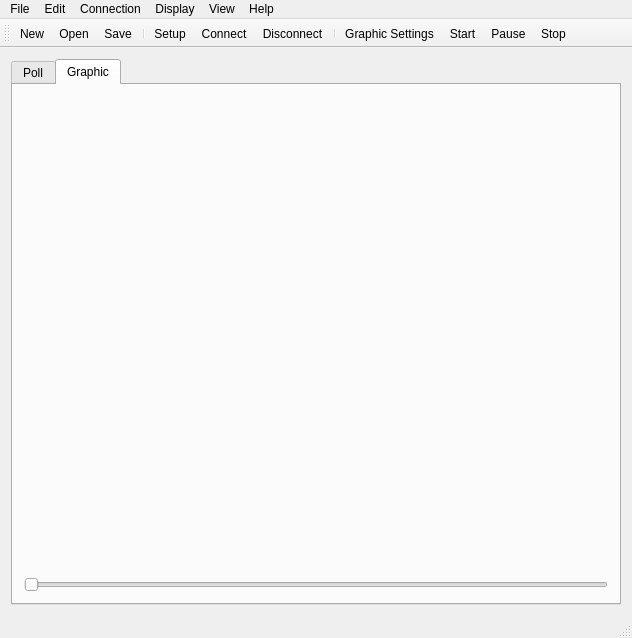
<?xml version="1.0" encoding="UTF-8"?>
<ui version="4.0">
 <class>MainWindow</class>
 <widget class="QMainWindow" name="MainWindow">
  <property name="geometry">
   <rect>
    <x>0</x>
    <y>0</y>
    <width>632</width>
    <height>638</height>
   </rect>
  </property>
  <property name="minimumSize">
   <size>
    <width>632</width>
    <height>638</height>
   </size>
  </property>
  <property name="windowTitle">
   <string>MainWindow</string>
  </property>
  <widget class="QWidget" name="centralWidget">
   <layout class="QGridLayout" name="gridLayout_5">
    <item row="0" column="0">
     <widget class="QTabWidget" name="tabWidget">
      <property name="sizePolicy">
       <sizepolicy hsizetype="Preferred" vsizetype="Preferred">
        <horstretch>0</horstretch>
        <verstretch>0</verstretch>
       </sizepolicy>
      </property>
      <property name="currentIndex">
       <number>1</number>
      </property>
      <widget class="QWidget" name="tab">
       <attribute name="title">
        <string>Poll</string>
       </attribute>
       <layout class="QGridLayout" name="gridLayout_3">
        <item row="0" column="0">
         <layout class="QGridLayout" name="gridLayout_4">
          <item row="0" column="0">
           <widget class="QGroupBox" name="groupBox">
            <property name="minimumSize">
             <size>
              <width>511</width>
              <height>131</height>
             </size>
            </property>
            <property name="maximumSize">
             <size>
              <width>511</width>
              <height>131</height>
             </size>
            </property>
            <property name="title">
             <string>Polling Settings</string>
            </property>
            <widget class="QLineEdit" name="Add_lineEdit">
             <property name="geometry">
              <rect>
               <x>80</x>
               <y>40</y>
               <width>61</width>
               <height>20</height>
              </rect>
             </property>
            </widget>
            <widget class="QLabel" name="label">
             <property name="geometry">
              <rect>
               <x>10</x>
               <y>20</y>
               <width>21</width>
               <height>16</height>
              </rect>
             </property>
             <property name="text">
              <string>ID</string>
             </property>
            </widget>
            <widget class="QPushButton" name="pushButton">
             <property name="geometry">
              <rect>
               <x>290</x>
               <y>100</y>
               <width>101</width>
               <height>23</height>
              </rect>
             </property>
             <property name="text">
              <string>Start Polling</string>
             </property>
            </widget>
            <widget class="QComboBox" name="DataTypecomboBox">
             <property name="geometry">
              <rect>
               <x>220</x>
               <y>40</y>
               <width>91</width>
               <height>22</height>
              </rect>
             </property>
            </widget>
            <widget class="QLabel" name="label_2">
             <property name="geometry">
              <rect>
               <x>80</x>
               <y>20</y>
               <width>51</width>
               <height>16</height>
              </rect>
             </property>
             <property name="text">
              <string>Address</string>
             </property>
            </widget>
            <widget class="QLineEdit" name="PollTimelineEdit">
             <property name="geometry">
              <rect>
               <x>320</x>
               <y>40</y>
               <width>61</width>
               <height>20</height>
              </rect>
             </property>
             <property name="inputMethodHints">
              <set>Qt::ImhNone</set>
             </property>
            </widget>
            <widget class="QLineEdit" name="Qua_lineEdit">
             <property name="geometry">
              <rect>
               <x>150</x>
               <y>40</y>
               <width>61</width>
               <height>20</height>
              </rect>
             </property>
            </widget>
            <widget class="QLabel" name="label_4">
             <property name="geometry">
              <rect>
               <x>220</x>
               <y>20</y>
               <width>51</width>
               <height>16</height>
              </rect>
             </property>
             <property name="text">
              <string>Data Type</string>
             </property>
            </widget>
            <widget class="QLineEdit" name="ID_lineEdit">
             <property name="geometry">
              <rect>
               <x>10</x>
               <y>40</y>
               <width>61</width>
               <height>20</height>
              </rect>
             </property>
            </widget>
            <widget class="QLineEdit" name="res_lineEdit">
             <property name="geometry">
              <rect>
               <x>10</x>
               <y>100</y>
               <width>281</width>
               <height>20</height>
              </rect>
             </property>
            </widget>
            <widget class="QLabel" name="label_3">
             <property name="geometry">
              <rect>
               <x>150</x>
               <y>20</y>
               <width>51</width>
               <height>16</height>
              </rect>
             </property>
             <property name="text">
              <string>Quantity</string>
             </property>
            </widget>
            <widget class="QPushButton" name="pushButton_2">
             <property name="geometry">
              <rect>
               <x>400</x>
               <y>100</y>
               <width>101</width>
               <height>23</height>
              </rect>
             </property>
             <property name="text">
              <string>Read Package</string>
             </property>
            </widget>
            <widget class="QComboBox" name="comboBox">
             <property name="geometry">
              <rect>
               <x>10</x>
               <y>70</y>
               <width>171</width>
               <height>22</height>
              </rect>
             </property>
            </widget>
            <widget class="QLabel" name="label_5">
             <property name="geometry">
              <rect>
               <x>320</x>
               <y>20</y>
               <width>41</width>
               <height>16</height>
              </rect>
             </property>
             <property name="text">
              <string>Poll Time</string>
             </property>
            </widget>
            <widget class="QLabel" name="label_6">
             <property name="geometry">
              <rect>
               <x>383</x>
               <y>40</y>
               <width>21</width>
               <height>16</height>
              </rect>
             </property>
             <property name="text">
              <string>[ms]</string>
             </property>
            </widget>
           </widget>
          </item>
          <item row="1" column="0">
           <widget class="QTableWidget" name="tableWidget"/>
          </item>
         </layout>
        </item>
       </layout>
      </widget>
      <widget class="QWidget" name="tab_2">
       <attribute name="title">
        <string>Graphic</string>
       </attribute>
       <layout class="QGridLayout" name="gridLayout">
        <item row="0" column="0">
         <layout class="QGridLayout" name="gridLayout_2">
          <item row="1" column="0">
           <widget class="QSlider" name="horizontalSlider">
            <property name="orientation">
             <enum>Qt::Horizontal</enum>
            </property>
           </widget>
          </item>
          <item row="0" column="0">
           <widget class="QCustomPlot" name="plot" native="true">
            <property name="sizePolicy">
             <sizepolicy hsizetype="Preferred" vsizetype="MinimumExpanding">
              <horstretch>0</horstretch>
              <verstretch>0</verstretch>
             </sizepolicy>
            </property>
           </widget>
          </item>
         </layout>
        </item>
       </layout>
      </widget>
     </widget>
    </item>
   </layout>
  </widget>
  <widget class="QMenuBar" name="menuBar">
   <property name="geometry">
    <rect>
     <x>0</x>
     <y>0</y>
     <width>632</width>
     <height>21</height>
    </rect>
   </property>
   <widget class="QMenu" name="menuFile">
    <property name="title">
     <string>File</string>
    </property>
    <addaction name="actionNew"/>
    <addaction name="actionOpen"/>
    <addaction name="actionSave"/>
   </widget>
   <widget class="QMenu" name="menuEdit">
    <property name="title">
     <string>Edit</string>
    </property>
   </widget>
   <widget class="QMenu" name="menuConnection">
    <property name="title">
     <string>Connection</string>
    </property>
    <addaction name="actionSetup_Connection"/>
    <addaction name="actionDisconnect"/>
    <addaction name="actionSetup"/>
   </widget>
   <widget class="QMenu" name="menuDisplay">
    <property name="title">
     <string>Display</string>
    </property>
    <addaction name="actionOne_Register_Graphical_View"/>
    <addaction name="actionGraphical_View_for_a_Register"/>
    <addaction name="actionStart"/>
    <addaction name="actionPause"/>
    <addaction name="actionContinue"/>
   </widget>
   <widget class="QMenu" name="menuView">
    <property name="title">
     <string>View</string>
    </property>
   </widget>
   <widget class="QMenu" name="menuHelp">
    <property name="title">
     <string>Help</string>
    </property>
    <addaction name="actionAbout"/>
    <addaction name="actionAbout_2"/>
   </widget>
   <addaction name="menuFile"/>
   <addaction name="menuEdit"/>
   <addaction name="menuConnection"/>
   <addaction name="menuDisplay"/>
   <addaction name="menuView"/>
   <addaction name="menuHelp"/>
  </widget>
  <widget class="QStatusBar" name="statusBar"/>
  <widget class="QToolBar" name="mainToolBar">
   <attribute name="toolBarArea">
    <enum>TopToolBarArea</enum>
   </attribute>
   <attribute name="toolBarBreak">
    <bool>false</bool>
   </attribute>
   <addaction name="actionNew"/>
   <addaction name="actionOpen"/>
   <addaction name="actionSave"/>
   <addaction name="separator"/>
   <addaction name="actionSetup"/>
   <addaction name="actionSetup_Connection"/>
   <addaction name="actionDisconnect"/>
   <addaction name="separator"/>
   <addaction name="actionOne_Register_Graphical_View"/>
   <addaction name="actionStart"/>
   <addaction name="actionPause"/>
   <addaction name="actionContinue"/>
  </widget>
  <action name="actionAbout">
   <property name="text">
    <string>Help</string>
   </property>
  </action>
  <action name="actionAbout_2">
   <property name="text">
    <string>About</string>
   </property>
  </action>
  <action name="actionSetup_Connection">
   <property name="icon">
    <iconset resource="images.qrc">
     <normaloff>:/images/connect.ico</normaloff>:/images/connect.ico</iconset>
   </property>
   <property name="text">
    <string>Connect</string>
   </property>
  </action>
  <action name="actionNew">
   <property name="icon">
    <iconset resource="images.qrc">
     <normaloff>:/images/document empty.ico</normaloff>:/images/document empty.ico</iconset>
   </property>
   <property name="text">
    <string>New</string>
   </property>
  </action>
  <action name="actionOpen">
   <property name="icon">
    <iconset resource="images.qrc">
     <normaloff>:/images/folder.ico</normaloff>:/images/folder.ico</iconset>
   </property>
   <property name="text">
    <string>Open</string>
   </property>
  </action>
  <action name="actionDisconnect">
   <property name="icon">
    <iconset resource="images.qrc">
     <normaloff>:/images/disconnect.ico</normaloff>:/images/disconnect.ico</iconset>
   </property>
   <property name="text">
    <string>Disconnect</string>
   </property>
  </action>
  <action name="actionSetup">
   <property name="icon">
    <iconset resource="images.qrc">
     <normaloff>:/images/setting tools.ico</normaloff>:/images/setting tools.ico</iconset>
   </property>
   <property name="text">
    <string>Setup</string>
   </property>
  </action>
  <action name="actionSave">
   <property name="icon">
    <iconset resource="images.qrc">
     <normaloff>:/images/disk.ico</normaloff>:/images/disk.ico</iconset>
   </property>
   <property name="text">
    <string>Save</string>
   </property>
  </action>
  <action name="actionOne_Register_Graphical_View">
   <property name="icon">
    <iconset resource="images.qrc">
     <normaloff>:/images/graph.png</normaloff>:/images/graph.png</iconset>
   </property>
   <property name="text">
    <string>Graphic Settings</string>
   </property>
  </action>
  <action name="actionGraphical_View_for_a_Register">
   <property name="icon">
    <iconset resource="images.qrc">
     <normaloff>:/images/graph.png</normaloff>:/images/graph.png</iconset>
   </property>
   <property name="text">
    <string>Graphical View for a Register</string>
   </property>
  </action>
  <action name="actionStart">
   <property name="icon">
    <iconset resource="images.qrc">
     <normaloff>:/images/play.png</normaloff>:/images/play.png</iconset>
   </property>
   <property name="text">
    <string>Start</string>
   </property>
   <property name="toolTip">
    <string>Start Drawing</string>
   </property>
  </action>
  <action name="actionPause">
   <property name="icon">
    <iconset resource="images.qrc">
     <normaloff>:/images/pause.png</normaloff>:/images/pause.png</iconset>
   </property>
   <property name="text">
    <string>Pause</string>
   </property>
   <property name="toolTip">
    <string>Pause Drawing</string>
   </property>
  </action>
  <action name="actionContinue">
   <property name="icon">
    <iconset resource="images.qrc">
     <normaloff>:/images/stop.png</normaloff>:/images/stop.png</iconset>
   </property>
   <property name="text">
    <string>Stop</string>
   </property>
   <property name="toolTip">
    <string>Stop Drawing</string>
   </property>
  </action>
 </widget>
 <layoutdefault spacing="6" margin="11"/>
 <customwidgets>
  <customwidget>
   <class>QCustomPlot</class>
   <extends>QWidget</extends>
   <header>qcustomplot.h</header>
   <container>1</container>
  </customwidget>
 </customwidgets>
 <resources>
  <include location="images.qrc"/>
 </resources>
 <connections/>
</ui>
